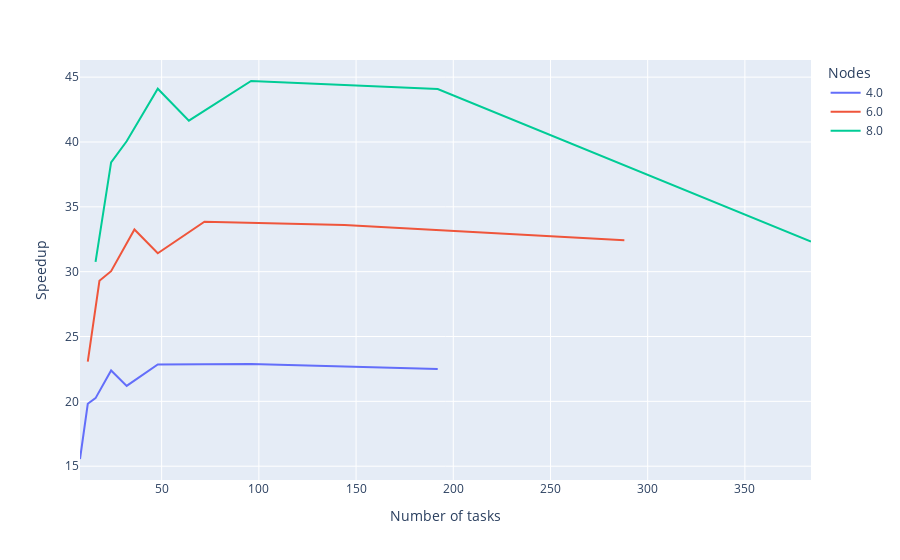
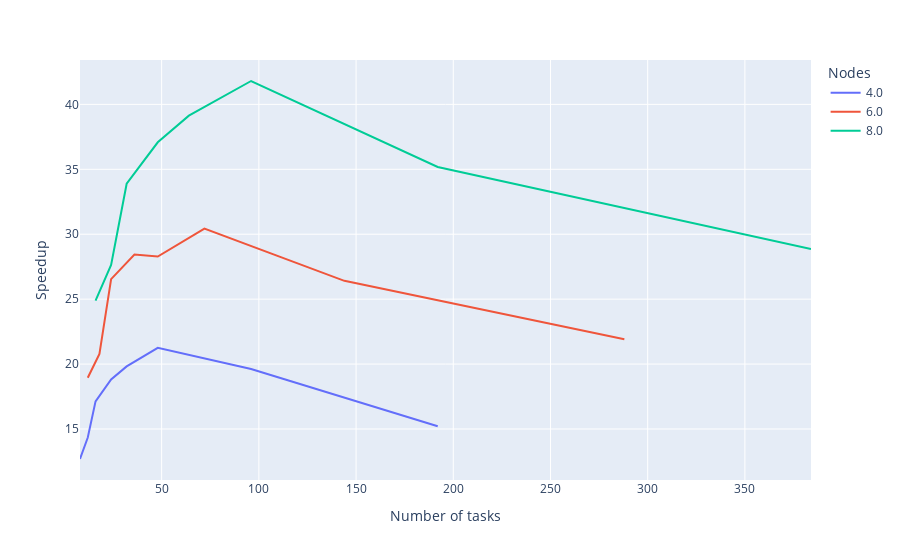

Notebook code for these charts, in order:
### Code cell
speedup(bt, 'bt')
speedup(sp, 'sp')
speedup(lu, 'lu')

### Figure 1 — Plotly figure (JSON) as saved in the notebook; plotly's stock layout.template omitted (floating-point values rounded to 4 significant figures)
{"data": [{"hovertemplate": "Nodes=4.0<br>ntasks=%{x}<br>speedup=%{y}<extra></extra>", "legendgroup": "4.0", "line": {"color": "#636efa", "dash": "solid"}, "marker": {"symbol": "circle"}, "mode": "lines", "name": "4.0", "orientation": "v", "showlegend": true, "type": "scatter", "x": [8, 12, 16, 24, 32, 48, 96, 192], "xaxis": "x", "y": [15.55, 19.81, 20.25, 22.38, 21.19, 22.84, 22.87, 22.49], "yaxis": "y"}, {"hovertemplate": "Nodes=6.0<br>ntasks=%{x}<br>speedup=%{y}<extra></extra>", "legendgroup": "6.0", "line": {"color": "#EF553B", "dash": "solid"}, "marker": {"symbol": "circle"}, "mode": "lines", "name": "6.0", "orientation": "v", "showlegend": true, "type": "scatter", "x": [12, 18, 24, 36, 48, 72, 144, 288], "xaxis": "x", "y": [23.07, 29.3, 30.04, 33.25, 31.42, 33.86, 33.6, 32.43], "yaxis": "y"}, {"hovertemplate": "Nodes=8.0<br>ntasks=%{x}<br>speedup=%{y}<extra></extra>", "legendgroup": "8.0", "line": {"color": "#00cc96", "dash": "solid"}, "marker": {"symbol": "circle"}, "mode": "lines", "name": "8.0", "orientation": "v", "showlegend": true, "type": "scatter", "x": [16, 24, 32, 48, 64, 96, 192, 384], "xaxis": "x", "y": [30.76, 38.43, 40.05, 44.11, 41.65, 44.7, 44.09, 32.32], "yaxis": "y"}], "layout": {"legend": {"title": {"text": "Nodes"}, "tracegroupgap": 0}, "margin": {"t": 60}, "title": {"font": {"size": 20}}, "xaxis": {"anchor": "y", "domain": [0, 1], "title": {"text": "Number of tasks"}}, "yaxis": {"anchor": "x", "domain": [0, 1], "title": {"text": "Speedup"}}}}

### Figure 2 — Plotly figure (JSON) as saved in the notebook; plotly's stock layout.template omitted (floating-point values rounded to 4 significant figures)
{"data": [{"hovertemplate": "Nodes=4.0<br>ntasks=%{x}<br>speedup=%{y}<extra></extra>", "legendgroup": "4.0", "line": {"color": "#636efa", "dash": "solid"}, "marker": {"symbol": "circle"}, "mode": "lines", "name": "4.0", "orientation": "v", "showlegend": true, "type": "scatter", "x": [8, 12, 16, 24, 32, 48, 96, 192], "xaxis": "x", "y": [12.69, 14.34, 17.13, 18.81, 19.82, 21.25, 19.62, 15.21], "yaxis": "y"}, {"hovertemplate": "Nodes=6.0<br>ntasks=%{x}<br>speedup=%{y}<extra></extra>", "legendgroup": "6.0", "line": {"color": "#EF553B", "dash": "solid"}, "marker": {"symbol": "circle"}, "mode": "lines", "name": "6.0", "orientation": "v", "showlegend": true, "type": "scatter", "x": [12, 18, 24, 36, 48, 72, 144, 288], "xaxis": "x", "y": [18.95, 20.78, 26.54, 28.43, 28.28, 30.43, 26.41, 21.92], "yaxis": "y"}, {"hovertemplate": "Nodes=8.0<br>ntasks=%{x}<br>speedup=%{y}<extra></extra>", "legendgroup": "8.0", "line": {"color": "#00cc96", "dash": "solid"}, "marker": {"symbol": "circle"}, "mode": "lines", "name": "8.0", "orientation": "v", "showlegend": true, "type": "scatter", "x": [16, 24, 32, 48, 64, 96, 192, 384], "xaxis": "x", "y": [24.89, 27.63, 33.89, 37.08, 39.13, 41.8, 35.18, 28.87], "yaxis": "y"}], "layout": {"legend": {"title": {"text": "Nodes"}, "tracegroupgap": 0}, "margin": {"t": 60}, "title": {"font": {"size": 20}}, "xaxis": {"anchor": "y", "domain": [0, 1], "title": {"text": "Number of tasks"}}, "yaxis": {"anchor": "x", "domain": [0, 1], "title": {"text": "Speedup"}}}}
